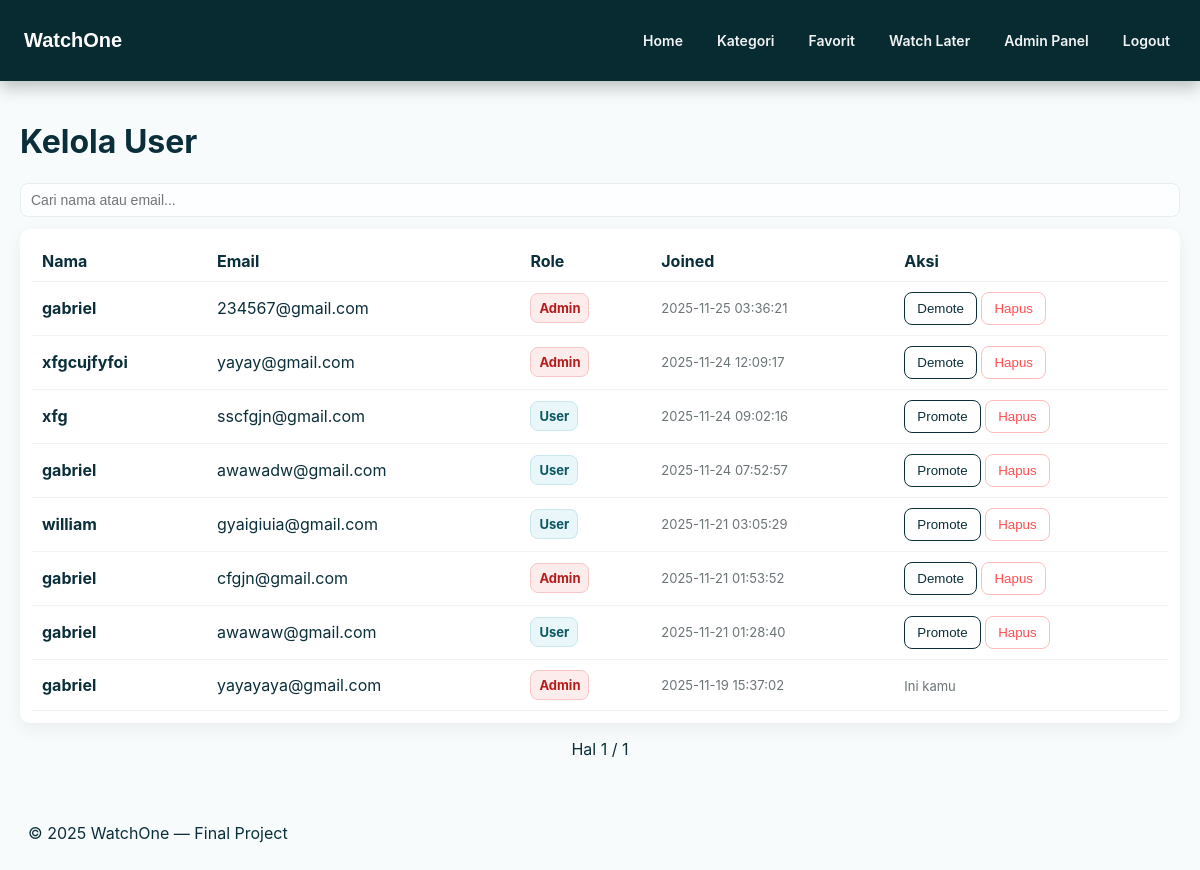
/admin/users.php (signed in), run on the app's committed database.
### tables this page shows
CREATE TABLE `users` (
  `id` int(11) NOT NULL,
  `name` varchar(100) DEFAULT NULL,
  `email` varchar(150) DEFAULT NULL,
  `password_hash` varchar(255) DEFAULT NULL,
  `role` enum('user','admin') DEFAULT 'user',
  `created_at` timestamp NOT NULL DEFAULT current_timestamp()
);

### inc/auth.php (called while the page is built, shortened)
<?php
require_once __DIR__ . '/db.php';
function is_logged_in(): bool {
    return !empty($_SESSION['user_id']);
}
function current_user(): ?array {
    global $pdo;
    $stmt = $pdo->prepare("SELECT id, name, email, role, created_at FROM users WHERE id = :id LIMIT 1");
    $stmt->execute([':id' => $_SESSION['user_id']]);
    $u = $stmt->fetch(PDO::FETCH_ASSOC);
    return $u ?: null;
}

### admin/users.php (the view, shortened to what this page needs)
<?php
require_once __DIR__ . '/../inc/auth.php';
require_once __DIR__ . '/../inc/db.php';
$user = current_user();
function e($v){ return htmlspecialchars($v ?? '', ENT_QUOTES, 'UTF-8'); }
$q = trim($_GET['q'] ?? '');
$page = max(1, (int)($_GET['page'] ?? 1));
$perPage = 20;
$offset = ($page - 1) * $perPage;
$where = "1";
$params = [];
$totalStmt = $pdo->prepare("SELECT COUNT(*) FROM users WHERE $where");
$totalStmt->execute($params);
$total = (int)$totalStmt->fetchColumn();
$totalPages = max(1, (int)ceil($total / $perPage));
$listStmt = $pdo->prepare("SELECT id,name,email,role,created_at FROM users WHERE $where ORDER BY id DESC LIMIT :lim OFFSET :off");
$listStmt->bindValue(':lim', $perPage, PDO::PARAM_INT);
$listStmt->bindValue(':off', $offset, PDO::PARAM_INT);
$listStmt->execute();
$users = $listStmt->fetchAll(PDO::FETCH_ASSOC);
?>
<!doctype html>
<html lang="id">
<head>
  <link rel="stylesheet" href="../style.css?v=<?= filemtime(__DIR__ . '/../style.css') ?>">
</head>
<body>
<?php include __DIR__ . '/../inc/header.php'; ?>
<main class="container" style="padding:20px;">
  <h1>Kelola User</h1>
  <div style="display:flex; gap:12px; align-items:center; margin-bottom:12px;">
    <form method="get" style="flex:1;">
      <input type="text" name="q" placeholder="Cari nama atau email..." value="<?= e($q) ?>" style="padding:8px 10px; width:100%; border-radius:8px; border:1px solid #e6eef0;">
    </form>
  </div>
  <div class="card">
    <table class="user-table">
      <thead>
        <tr>
          <th>Nama</th>
          <th>Email</th>
          <th>Role</th>
          <th>Joined</th>
          <th>Aksi</th>
        </tr>
      </thead>
      <tbody>
        <?php foreach($users as $u): ?>
        <tr>
          <td><strong><?= e($u['name']) ?></strong></td>
          <td><?= e($u['email']) ?></td>
          <td>
            <span class="role-badge <?= $u['role'] === 'admin' ? 'role-admin' : 'role-user' ?>">
              <?= ucfirst($u['role']) ?>
            </span>
          </td>
          <td class="muted"><?= e($u['created_at']) ?></td>
          <td>
            <?php if ($u['id'] !== $user['id']): ?>
              <form method="post" style="display:inline;">
                <button class="btn-ghost" type="submit"><?= $u['role']==='admin'?'Demote':'Promote' ?></button>
              </form>
              <form method="post" style="display:inline;" onsubmit="return confirm('Hapus user ini?');">
                <button class="btn-ghost" type="submit" style="color:#ff4d4f;border-color:#ffbdbd">Hapus</button>
              </form>
            <?php else: ?>
              <span class="muted">Ini kamu</span>
            <?php endif; ?>
          </td>
        </tr>
        <?php endforeach; ?>
      </tbody>
    </table>
  </div>
  <div style="text-align:center; margin-top:16px;">
    <span style="margin:0 8px;">Hal <?= $page ?> / <?= $totalPages ?></span>
  </div>
</main>
<?php include __DIR__ . '/../inc/footer.php'; ?>
</body>
</html>

### style.css (style rules this page uses)
:root { --bg: #071f26; --panel: #ffffff; --muted: #6b7477; --accent: #0b2f3a; --accent-2: #e63946; --glass: rgba(255,255,255,0.04); --card-shadow: 0 6px 18px rgba(2,12,16,0.06); --radius: 10px; --maxw: 1100px; }
* { box-sizing: border-box; }
html,body { height:100%; margin:0; font-family: Inter, ui-sans-serif, system-ui, -apple-system, "Segoe UI", Roboto, "Helvetica Neue", Arial; color:#0b2f3a; background: linear-gradient(180deg, #f7fbfc 0%, #f2f6f7 100%); -webkit-font-smoothing:antialiased; -moz-osx-font-smoothing:grayscale; }
.container { max-width: var(--maxw); margin: 0 auto; padding: 18px; }
.card { background: var(--panel); border-radius: var(--radius); padding: 12px; box-shadow: var(--card-shadow); }
.muted { color:var(--muted); font-size:13px; }
.btn-ghost { background:transparent; color:var(--accent); border:1px solid var(--accent); padding:8px 12px; border-radius:8px; text-decoration:none; display:inline-block; }
input[type="text"], input[type="email"], input[type="password"], textarea, select { width:100%; padding:10px 12px; border-radius:8px; border:1px solid #e6eef0; background:#fcfeff; font-size:14px; }
:root { --bg: #f7fbfc; --panel: #ffffff; --muted: #6b7477; --accent: #0b2f3a; --accent-2: #e63946; --radius: 10px; --shadow: 0 8px 24px rgba(2,12,16,0.06); --maxw: 1150px; --gap: 16px; }
html,body { height:100%; margin:0; font-family: Inter, system-ui, -apple-system, "Segoe UI", Roboto, "Helvetica Neue", Arial; background:var(--bg); color:#0b2f3a; -webkit-font-smoothing:antialiased; -moz-osx-font-smoothing:grayscale; }
.container { max-width: var(--maxw); margin: 0 auto; padding: 16px; }
.btn-ghost { background:transparent; color:var(--accent); border:1px solid var(--accent); padding:8px 12px; border-radius:8px; }
@media (min-width: 768px) { .container { padding:20px; } }
@media (min-width: 900px) { .container { padding:24px; } }
@media (min-width: 1200px) { .container { max-width:1400px; padding:28px; } }

### admin/users.php (style rules this page uses)
.user-table { width:100%; border-collapse:collapse; }
.user-table th, .user-table td { padding:10px; border-bottom:1px solid #f1f3f5; text-align:left; }
.role-badge { padding:6px 8px; border-radius:8px; font-weight:700; font-size:13px; display:inline-block; }
.role-admin { background:#fdecec; color:#b71c1c; border:1px solid #f7c7c7; }
.role-user { background:#e9f6fa; color:#0b5a63; border:1px solid #c8e7ef; }

### data on the page
users: name "gabriel", email "234567@gmail.com", role "Admin", created_at "2025-11-25 03:36:21", shows "Demote"
users: name "xfgcujfyfoi", email "yayay@gmail.com", role "Admin", created_at "2025-11-24 12:09:17", shows "Demote"
users: name "xfg", email "sscfgjn@gmail.com", role "User", created_at "2025-11-24 09:02:16", shows "Promote"
users: name "gabriel", email "awawadw@gmail.com", role "User", created_at "2025-11-24 07:52:57", shows "Promote"
users: name "william", email "gyaigiuia@gmail.com", role "User", created_at "2025-11-21 03:05:29", shows "Promote"
users: name "gabriel", email "cfgjn@gmail.com", role "Admin", created_at "2025-11-21 01:53:52", shows "Demote"
users: name "gabriel", email "awawaw@gmail.com", role "User", created_at "2025-11-21 01:28:40", shows "Promote"
users: name "gabriel", email "yayayaya@gmail.com", role "Admin", created_at "2025-11-19 15:37:02", shows "Ini kamu"

### other printed values
$page "1"
$totalPages "1"
